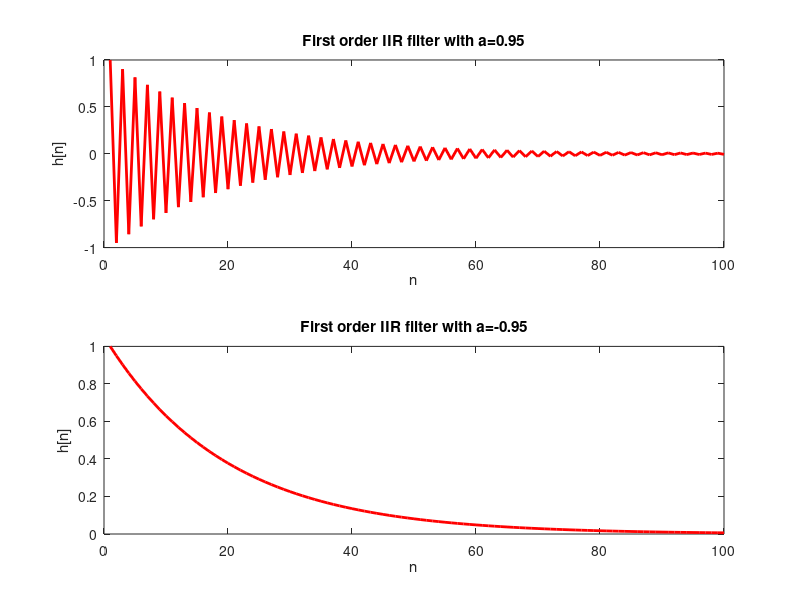
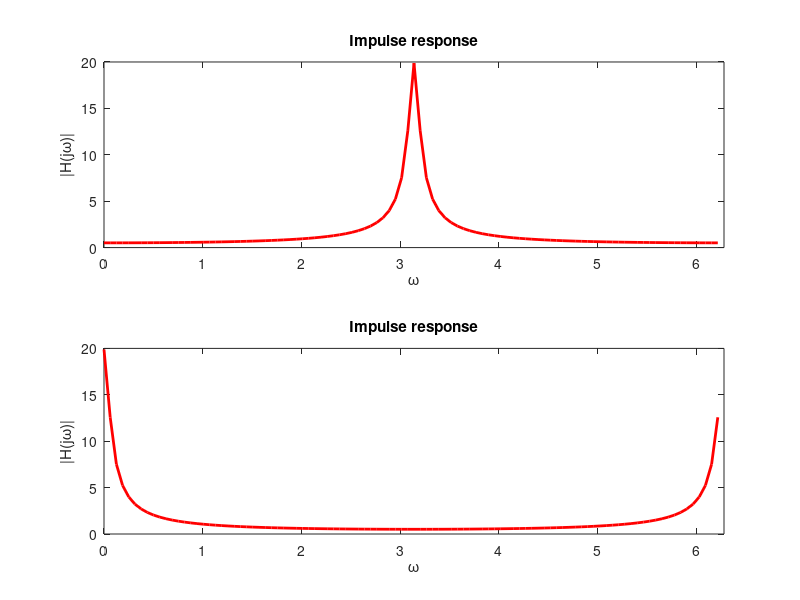

MATLAB code to generate these figures, in order:
N=100;
a=0.95;
h=filter(1, [1 a], [1 zeros(1,N-1)]);
figure(1)
subplot(2,1,1)
plot(h,'r','LineWidth',2)
title('First order IIR filter with a=0.95');
ylabel('h[n]');
xlabel('n');

figure(2)
H=fft(h);
subplot(2,1,1);
plot(0:2*pi/N:(N-1)*2*pi/N,abs(H),'r','LineWidth',2)
ylabel('|H(j\omega)|');
xlabel('\omega');
title('Impulse response');
xlim([0 2*pi]);

figure(1)
a=-0.95;
h=filter(1, [1 a], [1 zeros(1,N-1)]);
subplot(2,1,2)
plot(h,'r','LineWidth',2)
title('First order IIR filter with a=-0.95');
ylabel('h[n]');
xlabel('n');

figure(2)
H=fft(h);
subplot(2,1,2);
plot(0:2*pi/N:(N-1)*2*pi/N,abs(H),'r','LineWidth',2)
ylabel('|H(j\omega)|');
xlabel('\omega');
title('Impulse response');
xlim([0 2*pi]);
